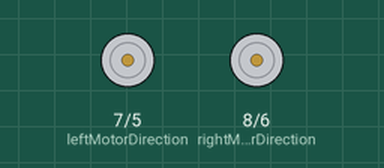
This sketch was run on a simulated Arduino Uno, built with avr-gcc and run on an emulated ATmega328P. Parts: direction and speed pins drawn as motors (green arrow = direction pin HIGH = forward, orange = LOW = backward, longer = more drive).

Above: at 0.1 s.
At 1.1 s:
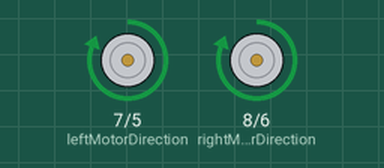
Timing chart, 0 to 2.6 s (numbered marks = the images above):
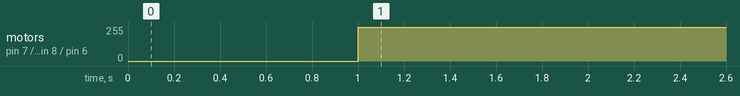

The sketch:

Lesson_4.3_Motors.ino
```cpp
// (licence header left out)
//  Lesson 4.3, Motor Control

// Pin definitions
#define leftMotorSpeed 5
#define rightMotorSpeed 6
#define leftMotorDirection 7
#define rightMotorDirection 8

void setup() {
  Serial.begin(9600);
  pinMode(leftMotorSpeed,      OUTPUT);
  pinMode(rightMotorSpeed,     OUTPUT);
  pinMode(leftMotorDirection,  OUTPUT);
  pinMode(rightMotorDirection, OUTPUT);
  delay(1000);
}

void loop() {
  // Set our right motor to go full speed forward
  digitalWrite(rightMotorDirection, HIGH);  //on the rightMotorDirection pin LOW = reverse and HIGH = forward
  analogWrite(rightMotorSpeed, 255);

  // Set our left motor to go full speed in reverse
  // NOTE: The left motor is installed backwards, so
  // "forward" is the opposite motor direction from
  // your right motor.
  // LOW = forward, HIGH = reverse
  digitalWrite(leftMotorDirection, HIGH);
  analogWrite(leftMotorSpeed, 255);
}
/*********************************************************************************************************************
Permission is hereby granted, free of charge, to any person obtaining a copy of this software and associated documentation files (the "Software"), to deal in the Software without restriction, including without limitation the rights to use, copy, modify, merge, publish, distribute, sublicense, and/or sell copies of the Software, and to permit persons to whom the Software is furnished to do so, subject to the following conditions:

The above copyright notice and this permission notice shall be included in all copies or substantial portions of the Software.
THE SOFTWARE IS PROVIDED "AS IS", WITHOUT WARRANTY OF ANY KIND, EXPRESS OR IMPLIED, INCLUDING BUT NOT LIMITED TO THE WARRANTIES OF MERCHANTABILITY, FITNESS FOR A PARTICULAR PURPOSE AND NONINFRINGEMENT. IN NO EVENT SHALL THE AUTHORS OR COPYRIGHT HOLDERS BE LIABLE FOR ANY CLAIM, DAMAGES OR OTHER LIABILITY, WHETHER IN AN ACTION OF CONTRACT, TORT OR OTHERWISE, ARISING FROM, OUT OF OR IN CONNECTION WITH THE SOFTWARE OR THE USE OR OTHER DEALINGS IN THE SOFTWARE.
'*******************************************************************************************************************/
```

Measured:
- by itself, motor on pin 7 (leftMotorDirection) / pin 5 (leftMotorSpeed), motor on pin 8 (rightMotorDirection) / pin 6 (rightMotorSpeed): stopped → forward 255/255 at 1.0 s
